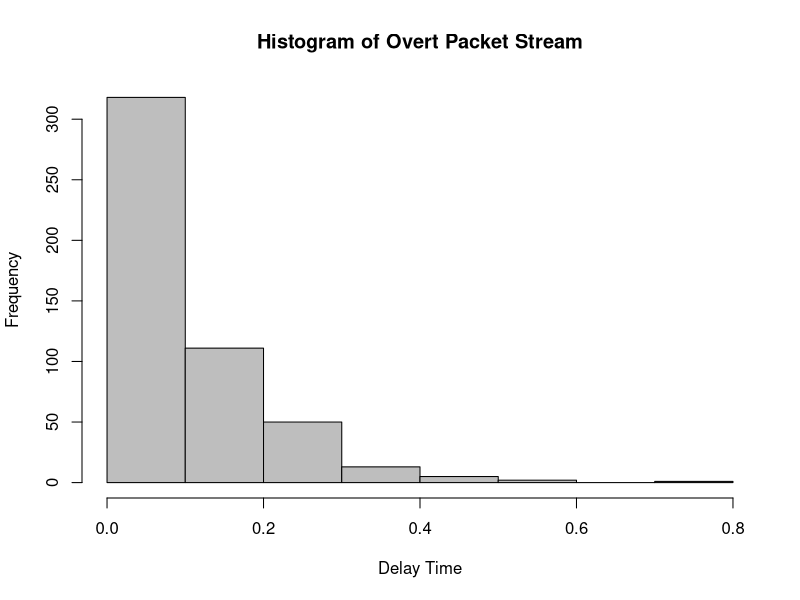
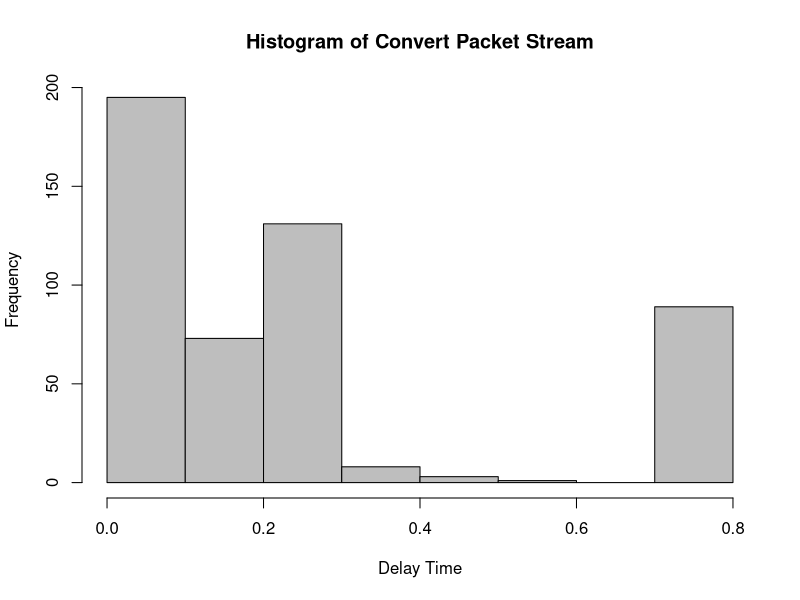
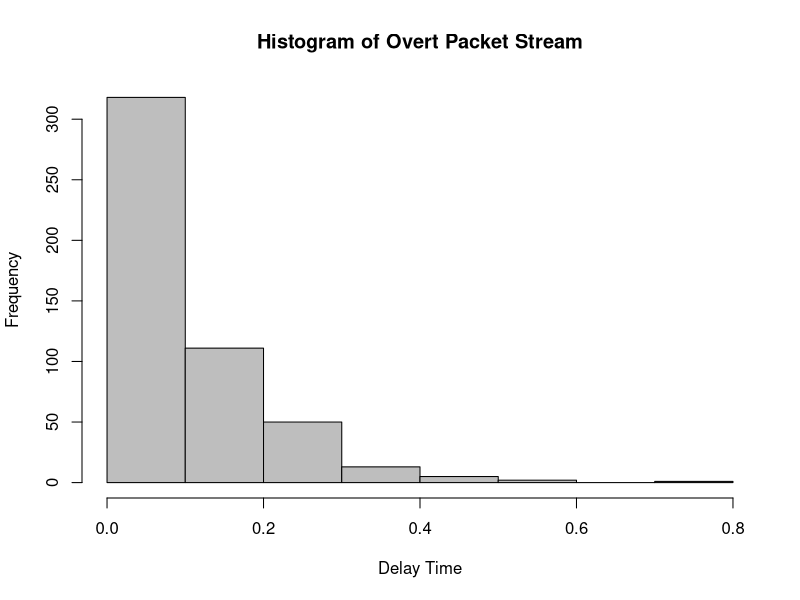
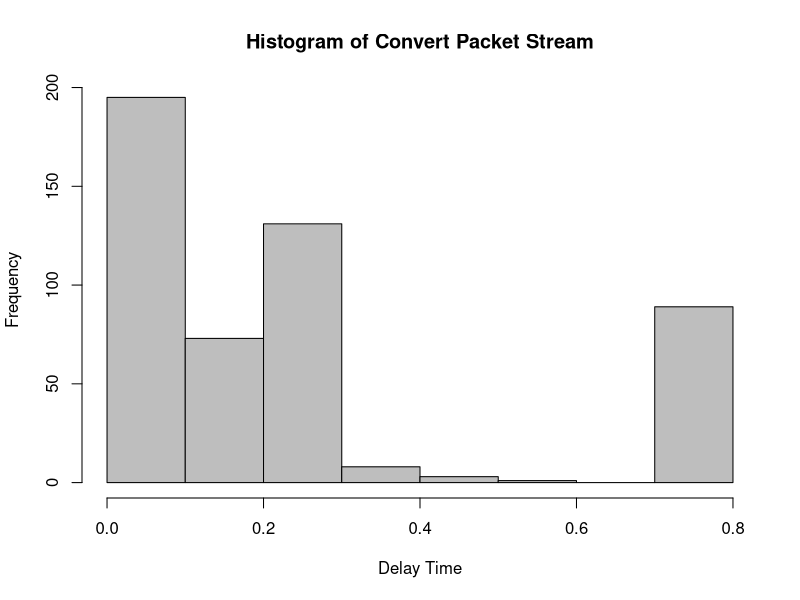
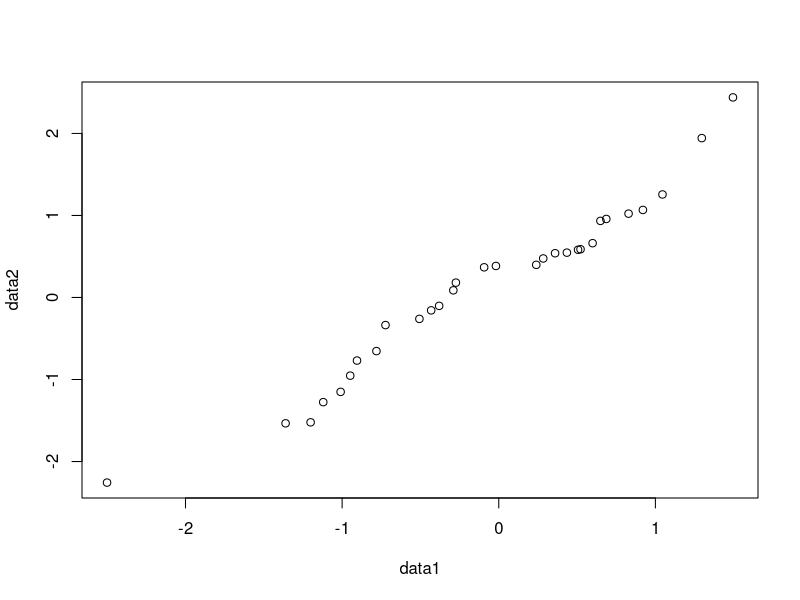
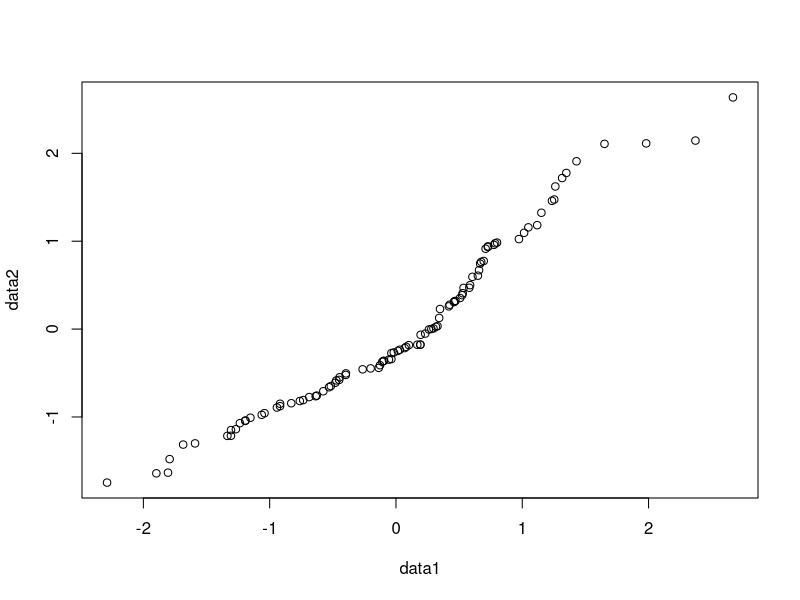
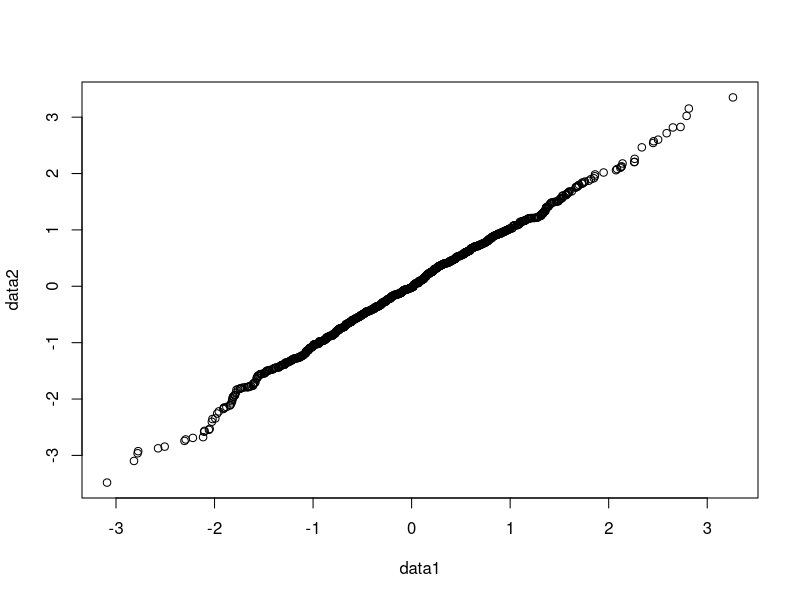
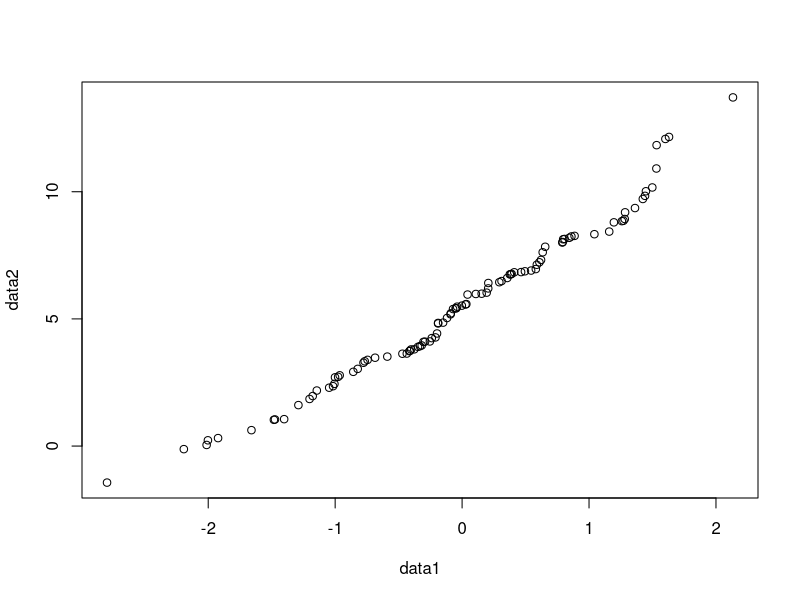

Reproduce these figures in R, in order. (Note: this script raises an error after producing the figures.)
## ---- chunk 1
knitr::opts_chunk$set(echo = TRUE)
## ---- chunk 2
Traffic_data_orig <- read.csv("Traffic_data_orig.csv", header=TRUE)
message <- "this is a secret message"
raw <- charToRaw(message)
time = Traffic_data_orig$Time
num = as.integer(rawToBits(raw))

delays = numeric(length(time) - 1)
for (i in (1:(length(time) - 1))) {
  delays[i] = time[i+1] - time[i]
}

index = 1
bitlen = length(raw)*8
encrpt <- numeric(length(raw)*8)
for (i in (0:(length(raw)-1))) {
  for (j in 1:8) {
    if (num[i*8+j] == 0) {
      encrpt[index] = 0.25
    }
    else {
      encrpt[index] = 0.75
    }
    index = index+1
    j = j-1
  }
}

delays2 = delays
for (i in (1:bitlen)) {
  delays2[i] = encrpt[i]
}
## ---- chunk 3
hist(delays, col='grey', xlab = 'Delay Time', 
     main = 'Histogram of Overt Packet Stream')
hist(delays2, col='grey', xlab = 'Delay Time', 
     main = 'Histogram of Convert Packet Stream')
## ---- chunk 4
Traffic_data_orig <- read.csv("Traffic_data_orig.csv", header=TRUE)
message <- "this is a secret message"
raw <- charToRaw(message)
time = Traffic_data_orig$Time
num = as.integer(rawToBits(raw))
delays = numeric(length(time) - 1)
for (i in (1:(length(time) - 1))) {
  delays[i] = time[i+1] - time[i]
}
m = median(delays)
max = max(delays)
min = min(delays)

index = 1
bitlen = length(raw)*8
encrpt <- numeric(length(raw)*8)
for (i in (0:(length(raw)-1))) {
  for (j in 1:8) {
    if (num[i * 8 + j] == 0) {
      encrpt[index] = runif(1, min, m)
    }
    else {
      encrpt[index] = runif(1, m, max)
    }
    index = index + 1
    j = j - 1
  }
}

delays3 = delays
for (i in (1:bitlen)) {
  delays3[i] = encrpt[i]
}
## ---- chunk 5
hist(delays, col='grey', xlab = 'Delay Time', 
     main = 'Histogram of Overt Packet Stream')
hist(delays2, col='grey', xlab = 'Delay Time', 
     main = 'Histogram of Convert Packet Stream')
## ---- chunk 6
data1 <- rnorm(30)
data2 <- rnorm(30)
qqplot(data1, data2)
## ---- chunk 7
data1 <- rnorm(100)
data2 <- rnorm(100)
qqplot(data1, data2)
data1 <- rnorm(1000)
data2 <- rnorm(1000)
qqplot(data1, data2)
## ---- chunk 8
data1 <- rnorm(100)
data2 <- rnorm(100, mean = 5, sd = 3)
qqplot(data1, data2)
## ---- chunk 9
data1 <- rexp(100)
data2 <- rexp(100)
qqplot(data1, data2)
data1 <- rexp(1000)
data2 <- rexp(1000)
qqplot(data1, data2)
## ---- chunk 10
data1 <- rnorm(100)
data2 <- rexp(100)
qqplot(data1, data2)
data1 <- rnorm(500)
data2 <- rexp(500)
qqplot(data1, data2)
## ---- chunk 11
qqplot(delays, delays2)
## ---- chunk 12
qqplot(delays, delays3)
## ---- chunk 13
Traffic_data_orig <- read.csv("Traffic_data_orig.csv", header=TRUE)
message <- "this is a secret message"
raw <- charToRaw(message)
time = Traffic_data_orig$Time
num = as.integer(rawToBits(raw))
delays = numeric(length(time) - 1)
for (i in (1:(length(time) - 1))) {
  delays[i] = time[i+1] - time[i]
}
m = median(delays)
max = max(delays)
min = min(delays)

index = 1
bitlen = length(raw)*8
encrpt <- numeric(length(raw)*8)
for (i in (0:(length(raw)-1))) {
  for (j in 1:8) {
    if (num[i * 8 + j] == 0) {
      encrpt[index] = sample(delays[which(delays >= min && delays <= m)])[1]
    }
    else {
      encrpt[index] = sample(delays[which(delays >= m && delays <= max)])[1]
    }
    index = index + 1
    j = j - 1
  }
}

delays4 = delays
for (i in (1:bitlen)) {
  delays4[i] = encrpt[i]
}
qqplot(delays, delays4)
